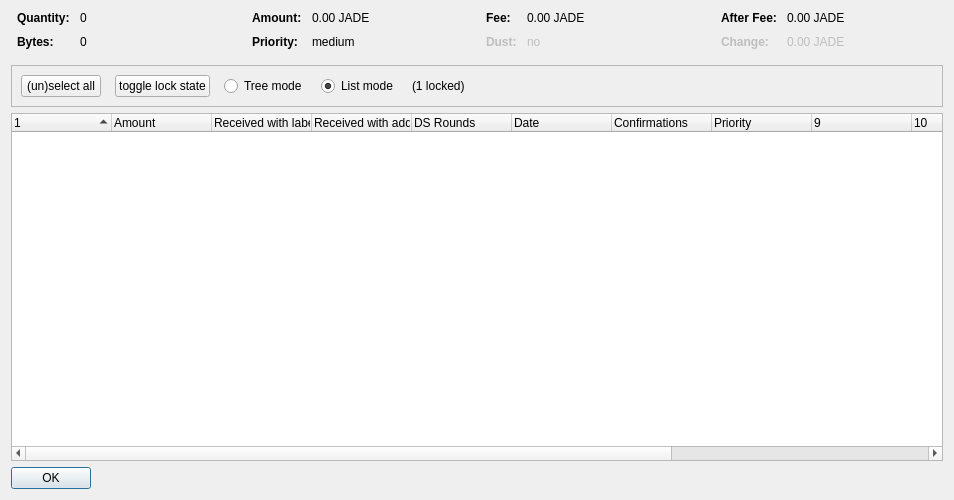
<?xml version="1.0" encoding="UTF-8"?>
<ui version="4.0">
 <class>CoinControlDialog</class>
 <widget class="QDialog" name="CoinControlDialog">
  <property name="geometry">
   <rect>
    <x>0</x>
    <y>0</y>
    <width>954</width>
    <height>500</height>
   </rect>
  </property>
  <property name="windowTitle">
   <string>Coin Selection</string>
  </property>
  <layout class="QVBoxLayout" name="verticalLayout">
   <item>
    <layout class="QHBoxLayout" name="horizontalLayoutTop" stretch="0,0,0,0">
     <property name="topMargin">
      <number>0</number>
     </property>
     <property name="bottomMargin">
      <number>10</number>
     </property>
     <item>
      <layout class="QFormLayout" name="formLayoutCoinControl1">
       <property name="horizontalSpacing">
        <number>10</number>
       </property>
       <property name="verticalSpacing">
        <number>10</number>
       </property>
       <property name="leftMargin">
        <number>6</number>
       </property>
       <property name="rightMargin">
        <number>6</number>
       </property>
       <item row="0" column="0">
        <widget class="QLabel" name="labelCoinControlQuantityText">
         <property name="font">
          <font>
           <weight>75</weight>
           <bold>true</bold>
          </font>
         </property>
         <property name="text">
          <string>Quantity:</string>
         </property>
        </widget>
       </item>
       <item row="0" column="1">
        <widget class="QLabel" name="labelCoinControlQuantity">
         <property name="cursor">
          <cursorShape>IBeamCursor</cursorShape>
         </property>
         <property name="contextMenuPolicy">
          <enum>Qt::ActionsContextMenu</enum>
         </property>
         <property name="text">
          <string notr="true">0</string>
         </property>
         <property name="textInteractionFlags">
          <set>Qt::LinksAccessibleByMouse|Qt::TextSelectableByKeyboard|Qt::TextSelectableByMouse</set>
         </property>
        </widget>
       </item>
       <item row="1" column="0">
        <widget class="QLabel" name="labelCoinControlBytesText">
         <property name="font">
          <font>
           <weight>75</weight>
           <bold>true</bold>
          </font>
         </property>
         <property name="text">
          <string>Bytes:</string>
         </property>
        </widget>
       </item>
       <item row="1" column="1">
        <widget class="QLabel" name="labelCoinControlBytes">
         <property name="cursor">
          <cursorShape>IBeamCursor</cursorShape>
         </property>
         <property name="contextMenuPolicy">
          <enum>Qt::ActionsContextMenu</enum>
         </property>
         <property name="text">
          <string notr="true">0</string>
         </property>
         <property name="textInteractionFlags">
          <set>Qt::LinksAccessibleByMouse|Qt::TextSelectableByKeyboard|Qt::TextSelectableByMouse</set>
         </property>
        </widget>
       </item>
      </layout>
     </item>
     <item>
      <layout class="QFormLayout" name="formLayoutCoinControl2">
       <property name="horizontalSpacing">
        <number>10</number>
       </property>
       <property name="verticalSpacing">
        <number>10</number>
       </property>
       <property name="leftMargin">
        <number>6</number>
       </property>
       <property name="rightMargin">
        <number>6</number>
       </property>
       <item row="0" column="0">
        <widget class="QLabel" name="labelCoinControlAmountText">
         <property name="font">
          <font>
           <weight>75</weight>
           <bold>true</bold>
          </font>
         </property>
         <property name="text">
          <string>Amount:</string>
         </property>
        </widget>
       </item>
       <item row="0" column="1">
        <widget class="QLabel" name="labelCoinControlAmount">
         <property name="cursor">
          <cursorShape>IBeamCursor</cursorShape>
         </property>
         <property name="contextMenuPolicy">
          <enum>Qt::ActionsContextMenu</enum>
         </property>
         <property name="text">
          <string notr="true">0.00 JADE</string>
         </property>
         <property name="textInteractionFlags">
          <set>Qt::LinksAccessibleByMouse|Qt::TextSelectableByKeyboard|Qt::TextSelectableByMouse</set>
         </property>
        </widget>
       </item>
       <item row="1" column="0">
        <widget class="QLabel" name="labelCoinControlPriorityText">
         <property name="font">
          <font>
           <weight>75</weight>
           <bold>true</bold>
          </font>
         </property>
         <property name="text">
          <string>Priority:</string>
         </property>
        </widget>
       </item>
       <item row="1" column="1">
        <widget class="QLabel" name="labelCoinControlPriority">
         <property name="cursor">
          <cursorShape>IBeamCursor</cursorShape>
         </property>
         <property name="contextMenuPolicy">
          <enum>Qt::ActionsContextMenu</enum>
         </property>
         <property name="text">
          <string>medium</string>
         </property>
         <property name="textInteractionFlags">
          <set>Qt::LinksAccessibleByMouse|Qt::TextSelectableByKeyboard|Qt::TextSelectableByMouse</set>
         </property>
        </widget>
       </item>
      </layout>
     </item>
     <item>
      <layout class="QFormLayout" name="formLayoutCoinControl3">
       <property name="horizontalSpacing">
        <number>10</number>
       </property>
       <property name="verticalSpacing">
        <number>10</number>
       </property>
       <property name="leftMargin">
        <number>6</number>
       </property>
       <property name="rightMargin">
        <number>6</number>
       </property>
       <item row="0" column="0">
        <widget class="QLabel" name="labelCoinControlFeeText">
         <property name="font">
          <font>
           <weight>75</weight>
           <bold>true</bold>
          </font>
         </property>
         <property name="text">
          <string>Fee:</string>
         </property>
        </widget>
       </item>
       <item row="0" column="1">
        <widget class="QLabel" name="labelCoinControlFee">
         <property name="cursor">
          <cursorShape>IBeamCursor</cursorShape>
         </property>
         <property name="contextMenuPolicy">
          <enum>Qt::ActionsContextMenu</enum>
         </property>
         <property name="text">
          <string notr="true">0.00 JADE</string>
         </property>
         <property name="textInteractionFlags">
          <set>Qt::LinksAccessibleByMouse|Qt::TextSelectableByKeyboard|Qt::TextSelectableByMouse</set>
         </property>
        </widget>
       </item>
       <item row="1" column="0">
        <widget class="QLabel" name="labelCoinControlLowOutputText">
         <property name="enabled">
          <bool>false</bool>
         </property>
         <property name="font">
          <font>
           <weight>75</weight>
           <bold>true</bold>
          </font>
         </property>
         <property name="text">
          <string>Dust:</string>
         </property>
        </widget>
       </item>
       <item row="1" column="1">
        <widget class="QLabel" name="labelCoinControlLowOutput">
         <property name="enabled">
          <bool>false</bool>
         </property>
         <property name="cursor">
          <cursorShape>IBeamCursor</cursorShape>
         </property>
         <property name="contextMenuPolicy">
          <enum>Qt::ActionsContextMenu</enum>
         </property>
         <property name="text">
          <string>no</string>
         </property>
         <property name="textInteractionFlags">
          <set>Qt::LinksAccessibleByMouse|Qt::TextSelectableByKeyboard|Qt::TextSelectableByMouse</set>
         </property>
        </widget>
       </item>
      </layout>
     </item>
     <item>
      <layout class="QFormLayout" name="formLayoutCoinControl4">
       <property name="horizontalSpacing">
        <number>10</number>
       </property>
       <property name="verticalSpacing">
        <number>10</number>
       </property>
       <property name="leftMargin">
        <number>6</number>
       </property>
       <property name="rightMargin">
        <number>6</number>
       </property>
       <item row="0" column="0">
        <widget class="QLabel" name="labelCoinControlAfterFeeText">
         <property name="font">
          <font>
           <weight>75</weight>
           <bold>true</bold>
          </font>
         </property>
         <property name="text">
          <string>After Fee:</string>
         </property>
        </widget>
       </item>
       <item row="0" column="1">
        <widget class="QLabel" name="labelCoinControlAfterFee">
         <property name="cursor">
          <cursorShape>IBeamCursor</cursorShape>
         </property>
         <property name="contextMenuPolicy">
          <enum>Qt::ActionsContextMenu</enum>
         </property>
         <property name="text">
          <string notr="true">0.00 JADE</string>
         </property>
         <property name="textInteractionFlags">
          <set>Qt::LinksAccessibleByMouse|Qt::TextSelectableByKeyboard|Qt::TextSelectableByMouse</set>
         </property>
        </widget>
       </item>
       <item row="1" column="0">
        <widget class="QLabel" name="labelCoinControlChangeText">
         <property name="enabled">
          <bool>false</bool>
         </property>
         <property name="font">
          <font>
           <weight>75</weight>
           <bold>true</bold>
          </font>
         </property>
         <property name="text">
          <string>Change:</string>
         </property>
        </widget>
       </item>
       <item row="1" column="1">
        <widget class="QLabel" name="labelCoinControlChange">
         <property name="enabled">
          <bool>false</bool>
         </property>
         <property name="cursor">
          <cursorShape>IBeamCursor</cursorShape>
         </property>
         <property name="contextMenuPolicy">
          <enum>Qt::ActionsContextMenu</enum>
         </property>
         <property name="text">
          <string notr="true">0.00 JADE</string>
         </property>
         <property name="textInteractionFlags">
          <set>Qt::LinksAccessibleByMouse|Qt::TextSelectableByKeyboard|Qt::TextSelectableByMouse</set>
         </property>
        </widget>
       </item>
      </layout>
     </item>
    </layout>
   </item>
   <item>
    <widget class="QFrame" name="frame">
     <property name="minimumSize">
      <size>
       <width>0</width>
       <height>40</height>
      </size>
     </property>
     <property name="frameShape">
      <enum>QFrame::StyledPanel</enum>
     </property>
     <property name="frameShadow">
      <enum>QFrame::Sunken</enum>
     </property>
     <layout class="QHBoxLayout" name="horizontalLayout">
      <item>
       <layout class="QHBoxLayout" name="horizontalLayoutPanel" stretch="0,0,0,0,0,0">
        <property name="spacing">
         <number>14</number>
        </property>
        <item>
         <widget class="QPushButton" name="pushButtonSelectAll">
          <property name="sizePolicy">
           <sizepolicy hsizetype="Maximum" vsizetype="Fixed">
            <horstretch>0</horstretch>
            <verstretch>0</verstretch>
           </sizepolicy>
          </property>
          <property name="text">
           <string>(un)select all</string>
          </property>
          <property name="autoDefault">
           <bool>false</bool>
          </property>
         </widget>
        </item>
        <item>
         <widget class="QPushButton" name="pushButtonToggleLock">
          <property name="sizePolicy">
           <sizepolicy hsizetype="Maximum" vsizetype="Fixed">
            <horstretch>0</horstretch>
            <verstretch>0</verstretch>
           </sizepolicy>
          </property>
          <property name="text">
           <string>toggle lock state</string>
          </property>
          <property name="autoDefault">
           <bool>false</bool>
          </property>
         </widget>
        </item>
        <item>
         <widget class="QRadioButton" name="radioTreeMode">
          <property name="sizePolicy">
           <sizepolicy hsizetype="Maximum" vsizetype="Fixed">
            <horstretch>0</horstretch>
            <verstretch>0</verstretch>
           </sizepolicy>
          </property>
          <property name="text">
           <string>Tree mode</string>
          </property>
         </widget>
        </item>
        <item>
         <widget class="QRadioButton" name="radioListMode">
          <property name="sizePolicy">
           <sizepolicy hsizetype="Maximum" vsizetype="Fixed">
            <horstretch>0</horstretch>
            <verstretch>0</verstretch>
           </sizepolicy>
          </property>
          <property name="text">
           <string>List mode</string>
          </property>
          <property name="checked">
           <bool>true</bool>
          </property>
         </widget>
        </item>
        <item>
         <widget class="QLabel" name="labelLocked">
          <property name="text">
           <string>(1 locked)</string>
          </property>
         </widget>
        </item>
        <item>
         <spacer name="horizontalSpacer">
          <property name="orientation">
           <enum>Qt::Horizontal</enum>
          </property>
          <property name="sizeHint" stdset="0">
           <size>
            <width>40</width>
            <height>20</height>
           </size>
          </property>
         </spacer>
        </item>
       </layout>
      </item>
     </layout>
    </widget>
   </item>
   <item>
    <widget class="CoinControlTreeWidget" name="treeWidget">
     <property name="contextMenuPolicy">
      <enum>Qt::CustomContextMenu</enum>
     </property>
     <property name="sortingEnabled">
      <bool>false</bool>
     </property>
     <property name="columnCount">
      <number>13</number>
     </property>
     <attribute name="headerShowSortIndicator" stdset="0">
      <bool>true</bool>
     </attribute>
     <attribute name="headerStretchLastSection">
      <bool>false</bool>
     </attribute>
     <column>
      <property name="text">
       <string/>
      </property>
     </column>
     <column>
      <property name="text">
       <string>Amount</string>
      </property>
     </column>
     <column>
      <property name="text">
       <string>Received with label</string>
      </property>
     </column>
     <column>
      <property name="text">
       <string>Received with address</string>
      </property>
     </column>
     <column>
      <property name="text">
       <string>DS Rounds</string>
      </property>
     </column>
     <column>
      <property name="text">
       <string>Date</string>
      </property>
     </column>
     <column>
      <property name="text">
       <string>Confirmations</string>
      </property>
      <property name="toolTip">
       <string>Confirmed</string>
      </property>
     </column>
     <column>
      <property name="text">
       <string>Priority</string>
      </property>
     </column>
     <column>
      <property name="text">
       <string/>
      </property>
     </column>
     <column>
      <property name="text">
       <string/>
      </property>
     </column>
     <column>
      <property name="text">
       <string/>
      </property>
     </column>
     <column>
      <property name="text">
       <string/>
      </property>
     </column>
     <column>
      <property name="text">
       <string/>
      </property>
     </column>
    </widget>
   </item>
   <item>
    <widget class="QDialogButtonBox" name="buttonBox">
     <property name="sizePolicy">
      <sizepolicy hsizetype="Maximum" vsizetype="Fixed">
       <horstretch>0</horstretch>
       <verstretch>0</verstretch>
      </sizepolicy>
     </property>
     <property name="orientation">
      <enum>Qt::Horizontal</enum>
     </property>
     <property name="standardButtons">
      <set>QDialogButtonBox::Ok</set>
     </property>
    </widget>
   </item>
  </layout>
 </widget>
 <customwidgets>
  <customwidget>
   <class>CoinControlTreeWidget</class>
   <extends>QTreeWidget</extends>
   <header>coincontroltreewidget.h</header>
  </customwidget>
 </customwidgets>
 <resources/>
 <connections/>
</ui>
